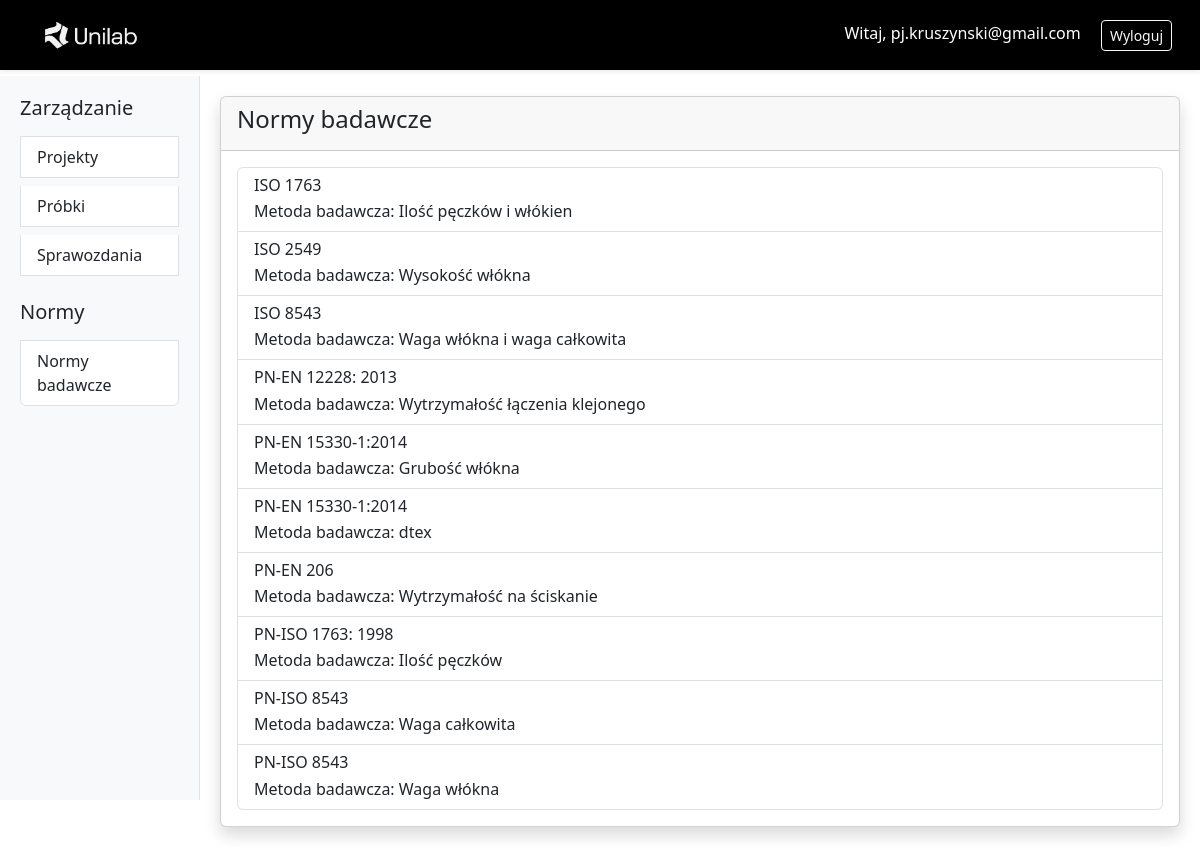
/standards/ (signed in), run on an earlier commit of the app's database.
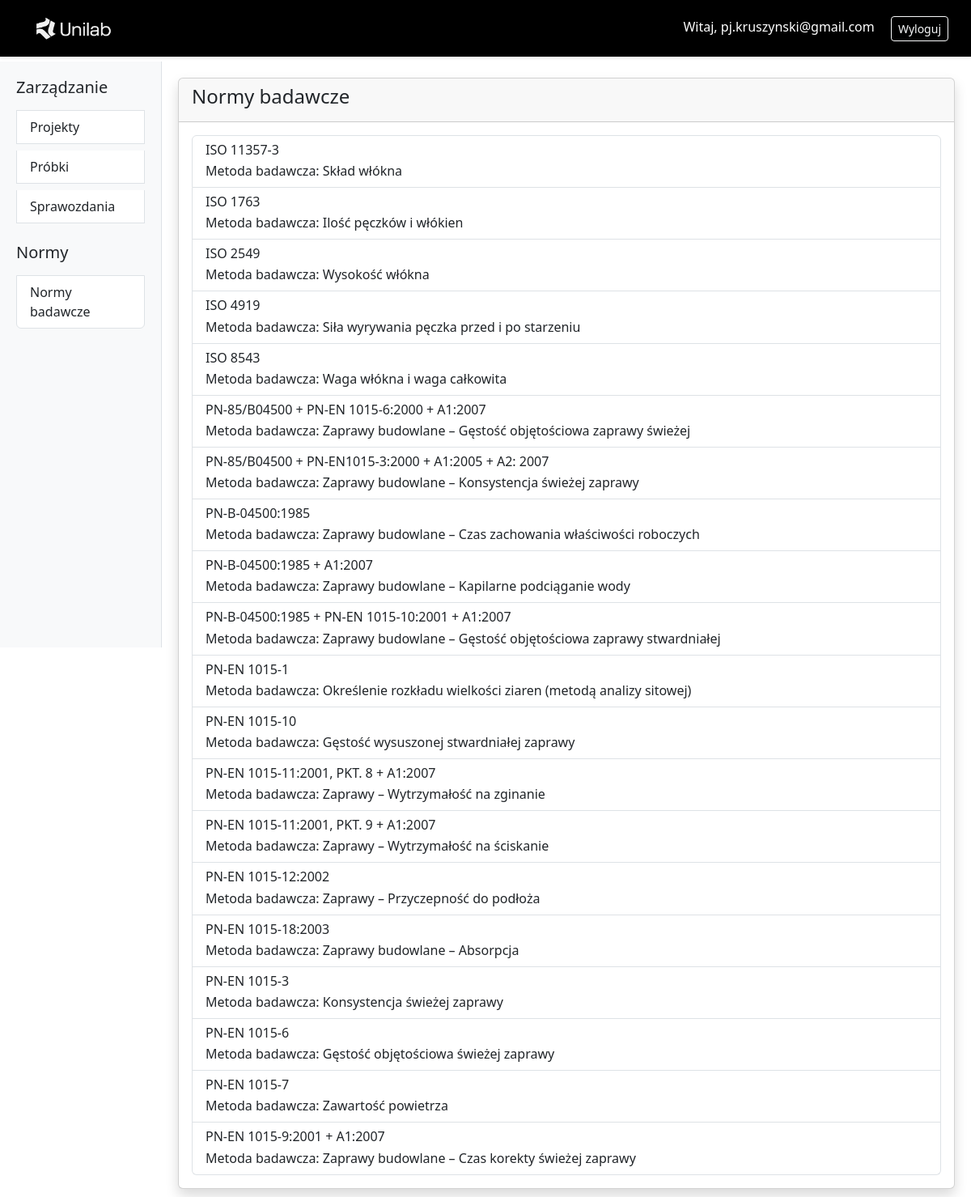
And on a later commit of the database.
### projects/models.py (models this page shows, shortened)
class ResearchStandard(models.Model):
    name = models.CharField("Norma badawcza", max_length=50, help_text="Nazwa normy badawczej np. PN-EN 206")
    method = models.CharField(max_length=50, help_text="Metoda badania np. Wytrzymałość na ściskanie")
    class Meta:
        verbose_name = _("Norma Badawcza")
        verbose_name_plural = _("Normy Badawcze")
        ordering = ['name']
        constraints = [
            models.UniqueConstraint(
                fields=['name', 'method'],
                name='unique_standard_method'
            )
        ]

### projects/views.py (the view)
class ResearchStandardListView(LoginRequiredMixin, ListView):
    model = ResearchStandard
    template_name = 'standard_list.html'
    paginate_by = 20

### projects/templates/standard_list.html
{% extends "base.html" %}
{% block content %}
<div class="card shadow">
  <div class="card-header">
    <h4>Normy badawcze</h4>
  </div>
  <div class="card-body">
    <div class="list-group">
      {% for standard in object_list %}
      <a href="#" class="list-group-item list-group-item-action">
        <div class="d-flex flex-column">
          <h6 class="mb-1 text-start">{{ standard.name }}</h6>
          <p class="mb-0 text-start">Metoda badawcza: {{ standard.method }}</p>
        </div>
      </a>
      {% endfor %}
    </div>
  </div>
</div>
{% endblock %}

What changed in the data, as far as the page shows it:
no longer on this page (row unchanged): ResearchStandard: name "PN-EN 12228: 2013", method "Wytrzymałość łączenia klejonego"
no longer on this page (row unchanged): ResearchStandard: name "PN-EN 15330-1:2014", method "Grubość włókna"
no longer on this page (row unchanged): ResearchStandard: name "PN-EN 15330-1:2014", method "dtex"
no longer on this page (row unchanged): ResearchStandard: name "PN-EN 206", method "Wytrzymałość na ściskanie"
no longer on this page (row unchanged): ResearchStandard: name "PN-ISO 1763: 1998", method "Ilość pęczków"
no longer on this page (row unchanged): ResearchStandard: name "PN-ISO 8543", method "Waga całkowita"
no longer on this page (row unchanged): ResearchStandard: name "PN-ISO 8543", method "Waga włókna"
added ResearchStandard: name "ISO 11357-3", method "Skład włókna"
added ResearchStandard: name "ISO 4919", method "Siła wyrywania pęczka przed i po starzeniu"
added ResearchStandard: name "PN-85/B04500 + PN-EN 1015-6:2000 + A1:2007", method "Zaprawy budowlane – Gęstość objętościowa zaprawy świeżej"
added ResearchStandard: name "PN-85/B04500 + PN-EN1015-3:2000 + A1:2005 + A2: 2007", method "Zaprawy budowlane – Konsystencja świeżej zaprawy"
added ResearchStandard: name "PN-B-04500:1985", method "Zaprawy budowlane – Czas zachowania właściwości roboczych"
added ResearchStandard: name "PN-B-04500:1985 + A1:2007", method "Zaprawy budowlane – Kapilarne podciąganie wody"
added ResearchStandard: name "PN-B-04500:1985 + PN-EN 1015-10:2001 + A1:2007", method "Zaprawy budowlane – Gęstość objętościowa zaprawy stwardniałej"
added ResearchStandard: name "PN-EN 1015-1", method "Określenie rozkładu wielkości ziaren (metodą analizy sitowej)"
added ResearchStandard: name "PN-EN 1015-10", method "Gęstość wysuszonej stwardniałej zaprawy"
added ResearchStandard: name "PN-EN 1015-11:2001, PKT. 8 + A1:2007", method "Zaprawy – Wytrzymałość na zginanie"
added ResearchStandard: name "PN-EN 1015-11:2001, PKT. 9 + A1:2007", method "Zaprawy – Wytrzymałość na ściskanie"
added ResearchStandard: name "PN-EN 1015-12:2002", method "Zaprawy – Przyczepność do podłoża"
added ResearchStandard: name "PN-EN 1015-18:2003", method "Zaprawy budowlane – Absorpcja"
added ResearchStandard: name "PN-EN 1015-3", method "Konsystencja świeżej zaprawy"
added ResearchStandard: name "PN-EN 1015-6", method "Gęstość objętościowa świeżej zaprawy"
added ResearchStandard: name "PN-EN 1015-7", method "Zawartość powietrza"
added ResearchStandard: name "PN-EN 1015-9:2001 + A1:2007", method "Zaprawy budowlane – Czas korekty świeżej zaprawy"
